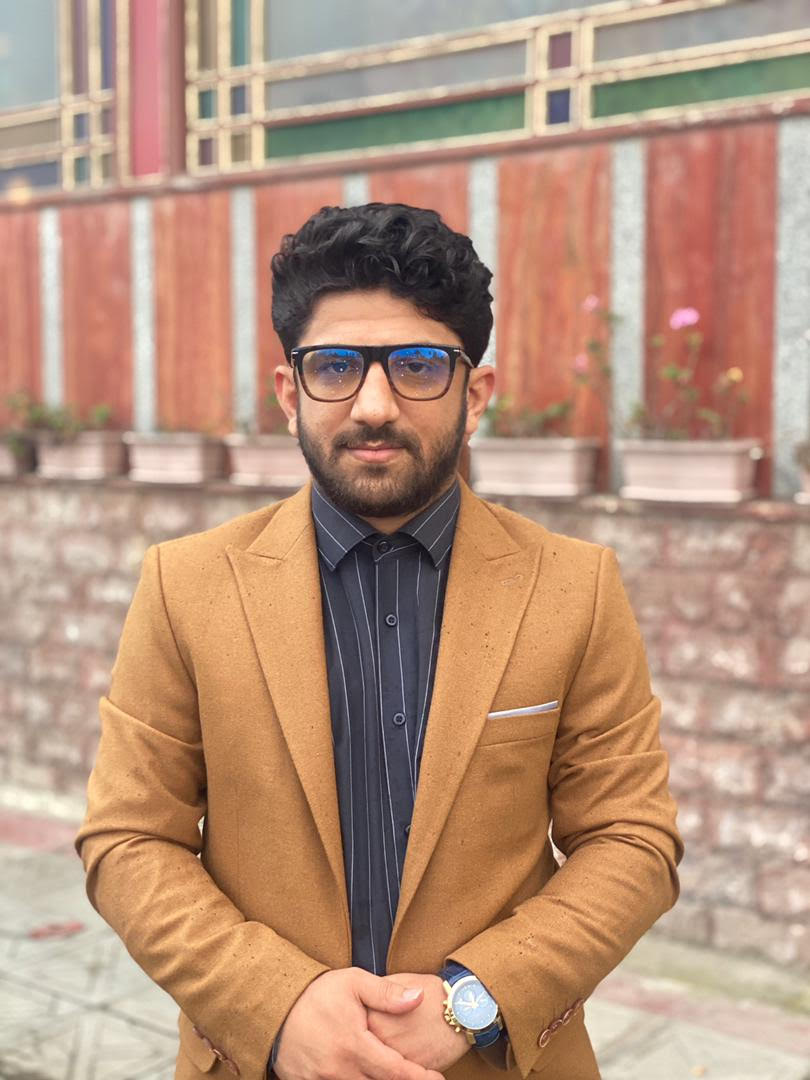
#> input picture sa.jpg, 810 x 1080 px
$ jupyter execute opencv.ipynb
#> lines starting #> are read from the running program, lines starting #| are printed output that depends on the picture; after the words box and inside, x2 and y2 are one past the last pixel; in counts of white or black regions, pixels touching at a corner belong together
[cell 1]
import cv2
import matplotlib.pyplot as plt

[cell 2]
cv2.__version__

[cell 3]
img=cv2.imread('sa.jpg')
#> img is the input picture: shape (1080, 810, 3); mean B, G, R 124.9, 147.2, 183

[cell 4]
img.shape
#> Out = (1080, 810, 3)

[cell 5]
img[0][0]
#> Out = [196, 192, 174]

[cell 6]
cv2.imshow('sa',img)
cv2.waitKey(0)
cv2.destroyWindow()

[cell 7]
plt.imshow(img)

[cell 8]
img2=cv2.cvtColor(img,cv2.COLOR_BGR2RGB)

[cell 9]
plt.imshow(img2)
plt.show

[cell 10]
img_cr=img2[200:600,200:600]
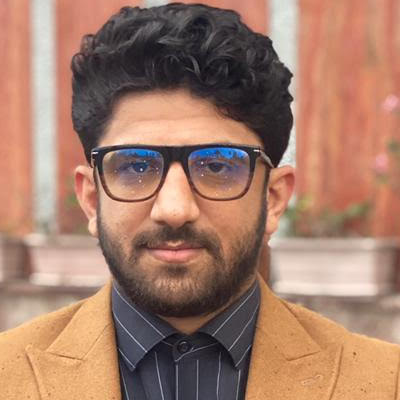
#> img_cr: shape (400, 400, 3); mean R, G, B 164.2, 124.7, 106.1

[cell 11]
plt.imshow(img_cr)
plt.show

[cell 12]
plt.close()
plt.imshow(img_cr)
plt.show()

[cell 13]
img_cr.shape
#> Out = (400, 400, 3)

[cell 14]
size=(100,100)
img_resize= cv2.resize(img_cr,size,cv2.INTER_AREA)
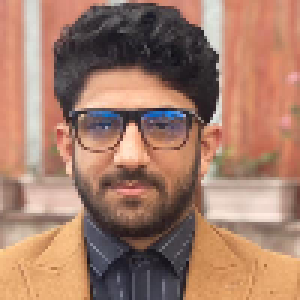
#> img_resize: shape (100, 100, 3) (shown 3 times larger); mean R, G, B 164.4, 124.9, 106.3

[cell 15]
plt.imshow(img_resize)
plt.show()

[cell 16]
img_gray=cv2.cvtColor(img_cr,cv2.COLOR_BGR2GRAY)
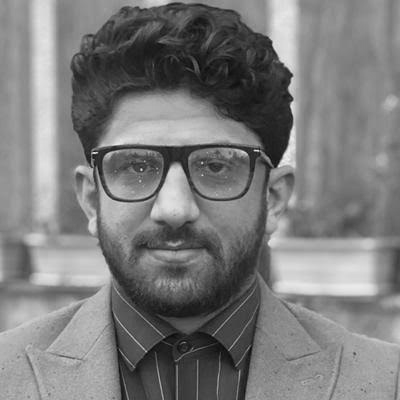
#> img_gray: shape (400, 400); min 8, max 241, mean 123.7

[cell 17]
plt.close()
plt.imshow(img_gray)
plt.show()

[cell 18]
cv2.imshow('sa',img_gray)
cv2.waitKey(0)
cv2.destroyWindow()

[cell 19]
_,img_tr = cv2.threshold(img_gray,90,255,0)
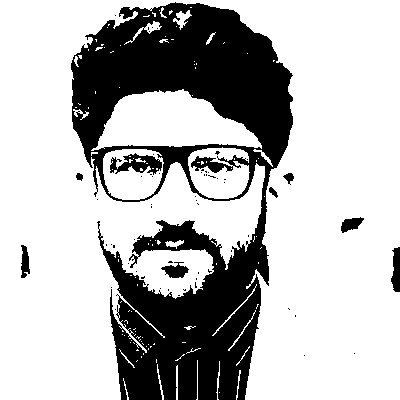
#> img_tr: shape (400, 400); 72.4% white; 61 black regions (52 under 20 px), largest, box (x1, y1, x2, y2) and area: (71, 2, 293, 400) 42254, (110, 153, 162, 175) 607, (391, 247, 400, 292) 309
cv2.imshow('sa',img_tr)
cv2.waitKey(0)
cv2.destroyAllWindows()

[cell 20]
def ishow(image):
    cv2.imshow('sa',image)
    cv2.waitKey(0)
    cv2.destroyAllWindows()

[cell 21]
ret,img_tr = cv2.threshold(img_gray,90,255,0)
ishow(img_tr)
print(ret)

[cell 22]
imgc=img2.copy()
cv2.rectangle(imgc,(200,250),(500,480),(0,255,0),3)
cv2.putText(imgc," sajjad shams tonekabon",(100,50),cv2.FONT_HERSHEY_COMPLEX,1,(0,255,0),3)
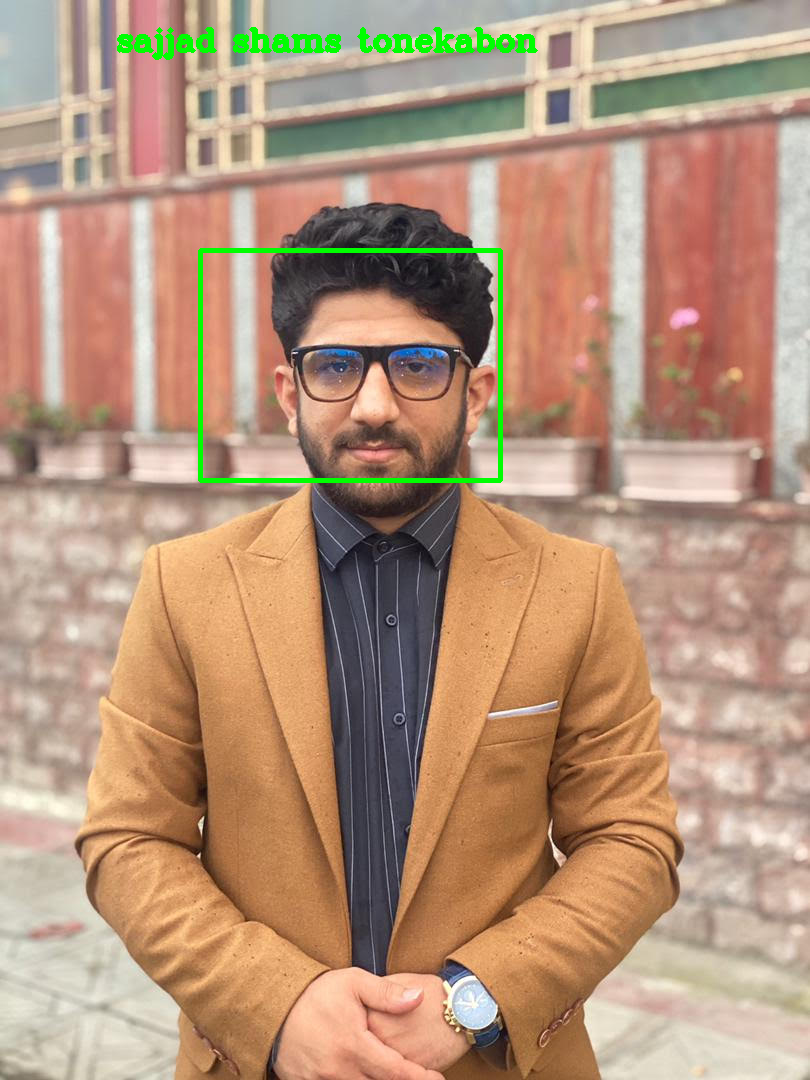
#> imgc: shape (1080, 810, 3); mean R, G, B 180.8, 148.5, 123.2
ishow(imgc)
